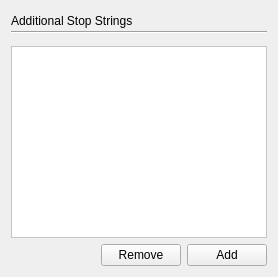
     <widget class="QWidget" name="tab_5">
      <attribute name="title">
       <string>Stopstrings</string>
      </attribute>
      <layout class="QGridLayout" name="gridLayout_8">
       <item row="0" column="0">
        <layout class="QVBoxLayout" name="verticalLayout_5">
         <item>
          <layout class="QVBoxLayout" name="verticalLayout_6">
           <property name="spacing">
            <number>0</number>
           </property>
           <property name="bottomMargin">
            <number>6</number>
           </property>
           <item>
            <layout class="QHBoxLayout" name="horizontalLayout_8">
             <property name="spacing">
              <number>0</number>
             </property>
             <item>
              <widget class="QLabel" name="label_5">
               <property name="text">
                <string>Additional Stop Strings</string>
               </property>
              </widget>
             </item>
             <item>
              <spacer name="horizontalSpacer_6">
               <property name="orientation">
                <enum>Qt::Horizontal</enum>
               </property>
               <property name="sizeHint" stdset="0">
                <size>
                 <width>40</width>
                 <height>20</height>
                </size>
               </property>
              </spacer>
             </item>
            </layout>
           </item>
           <item>
            <widget class="Line" name="line_3">
             <property name="sizePolicy">
              <sizepolicy hsizetype="Expanding" vsizetype="Fixed">
               <horstretch>0</horstretch>
               <verstretch>0</verstretch>
              </sizepolicy>
             </property>
             <property name="minimumSize">
              <size>
               <width>40</width>
               <height>0</height>
              </size>
             </property>
             <property name="maximumSize">
              <size>
               <width>600</width>
               <height>16777215</height>
              </size>
             </property>
             <property name="orientation">
              <enum>Qt::Horizontal</enum>
             </property>
            </widget>
           </item>
          </layout>
         </item>
         <item>
          <widget class="QListWidget" name="listWidgetLightRAG_2">
           <property name="styleSheet">
            <string notr="true">background-color: rgb(255, 255, 255);
alternate-background-color: rgb(207, 207, 207);</string>
           </property>
           <property name="alternatingRowColors">
            <bool>true</bool>
           </property>
          </widget>
         </item>
         <item>
          <layout class="QHBoxLayout" name="horizontalLayout_9">
           <item>
            <spacer name="horizontalSpacer_7">
             <property name="orientation">
              <enum>Qt::Horizontal</enum>
             </property>
             <property name="sizeHint" stdset="0">
              <size>
               <width>40</width>
               <height>20</height>
              </size>
             </property>
            </spacer>
           </item>
           <item>
            <widget class="QPushButton" name="pushButtonLightRAGRemove_2">
             <property name="text">
              <string>Remove</string>
             </property>
            </widget>
           </item>
           <item>
            <widget class="QPushButton" name="pushButtonLightRAGAdd_2">
             <property name="text">
              <string>Add</string>
             </property>
            </widget>
           </item>
          </layout>
         </item>
        </layout>
       </item>
      </layout>
     </widget>
